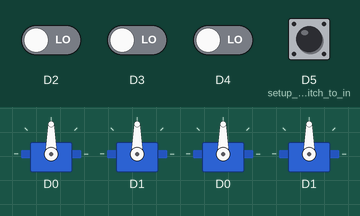
Simulated run of this sketch. Board: Particle Photon. Parts: 4 × servo. Inputs (shaded band) come from the test bench; at power-on: D2–4, D5 (setup_rocker_switch_to_in) LOW. WiFi joins after 1.5 s; servers stay silent unless stated.

Above: at 2.2 s.
2.3 s: D2 driven HIGH
At 2.8 s:
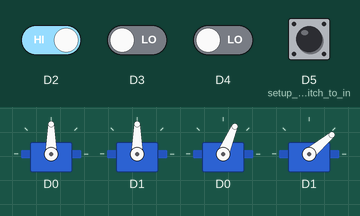
4.0 s: D2 driven LOW
At 4.4 s:
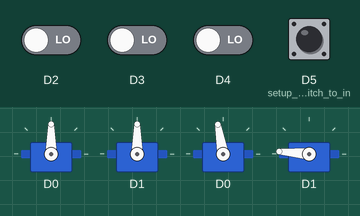
5.5 s: D3 driven HIGH
At 6.4 s:
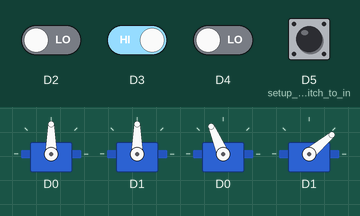
7.2 s: D3 driven LOW
At 8.0 s:
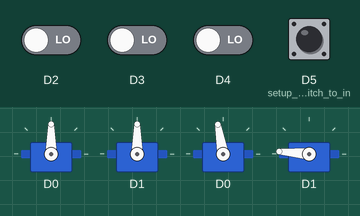
8.7 s: D4 driven HIGH
At 10.1 s:
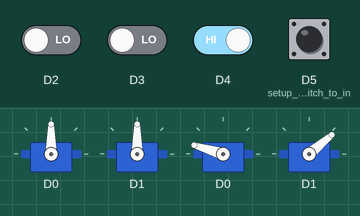
10.4 s: D4 driven LOW
At 11.7 s:
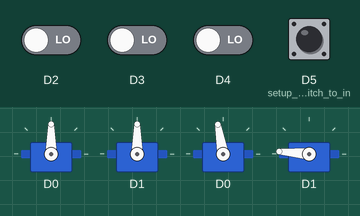
Timing chart, 0 to 12.9 s (numbered marks = the images above; inputs shaded):
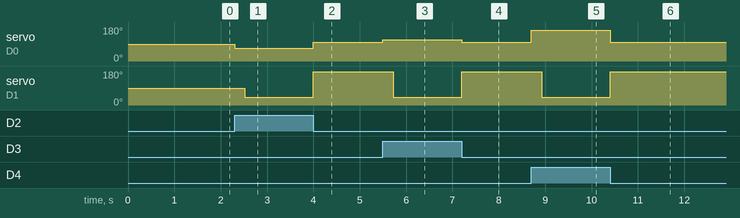

The sketch:

useless-box2.ino
```cpp
// #include "event.h"
// #include "smartFinger.h"
// #include "smartSwitch.h"
#include "dumbBox.h"
#include <vector>

dumbBox* myBox;

void setup() {
    vector<double> myAngles;
    // CHANGE THESE TO TUNE YOUR USELESS BOX! //
    // Switch angles go CCW starting with D2 //
    myAngles.push_back(67); //D2's angle
    myAngles.push_back(113); //D3's angle
    myAngles.push_back(163); //D4's angle
    myBox = new dumbBox("myBox", 3, myAngles); // boxName, number of switches, vector of switch position angles
}

void loop() {
    myBox->run();
}
```

dumbBox.h
```cpp
#include "smartSwitch.h"
#include "smartFinger.h"
#include "event.h"
#include <vector>
#include <queue>
using namespace std;

// CHANGE THE FOLLOWING TO TUNE YOUR USELESS BOX! //

double ARMED_ANGLE = 120;
double ATTACK_ANGLE = 40;
double ACTUATE_REST_ANGLE = 175;
double TURN_REST_ANGLE = 100;
int TURNING_DELAY = 220;

class dumbBox{
    public:
        dumbBox(char inName[200], int inTotalSwitches, vector<double> inSwitchAngles){
            switchAngles = inSwitchAngles;
            myFinger = new smartFinger(0,1); // Rotate servo angle, actuate servo angle
            sprintf(name, "%s", inName);
            totalSwitches = inTotalSwitches;
            for (int i(2); i<totalSwitches+2; ++i){ // assign switches to pins
                switches.push_back(smartSwitch(switchAngles[i-2], i));
            }
            myFinger = new smartFinger(0, 1);
            SYSTEM_MODE(SEMI_AUTOMATIC);
            pinMode(D5, INPUT_PULLDOWN); // setup rocker switch to input
            lastRockerState != digitalRead(D5);
            setNetwork();
        }

        void run(){
            setConfig();
            addToQueue();
            while (!events.empty()){
                myFinger->turn((double)switches[events.front().switchNum-2].getAngle());
                char publish_string[40];
                delay(TURNING_DELAY);
                myFinger->actuate(ATTACK_ANGLE);
                while (switches[events.front().switchNum-2].isOn()){}
                events.pop();
                if (events.size() >=1){
                    myFinger->actuate(ARMED_ANGLE);
                }
                else{
                    addToQueue();
                    if (events.size() >=1){
                        myFinger->actuate(ARMED_ANGLE);
                    }
                    else{
                        myFinger->actuate(ACTUATE_REST_ANGLE);
                        myFinger->turn(TURN_REST_ANGLE);
                    }
                }
            }
        }

    private:
        void addToQueue(){
            for (int i(0); i<totalSwitches; ++i){
                if (switches[i].isOn()){
                    events.push(event(i+2, 1));
                }
            }
        }
        void setConfig(){
            if (digitalRead(D5) == true && lastRockerState == false){
                setNetwork();
            }
            else if (digitalRead(D5) == false && lastRockerState == true){
                setLocal();
            }
        }
        void setLocal(){
            WiFi.off();
            lastRockerState=false;
        }
        void setNetwork(){
            SYSTEM_MODE(AUTOMATIC);
            WiFi.on();
            WiFi.connect();
            lastRockerState=true;
            delay(1000);
            Particle.publish(name, "is in network mode!");

        }

        vector<smartSwitch> switches; // FRONT - D2, D3, D4 - BACK
        vector<double> switchAngles; // FRONT - D2, D3, D4 - BACK
        smartFinger* myFinger;
        int totalSwitches;

        queue<event> events;
        char name[200];
        bool lastRockerState;

};
```

event.h
```cpp
class event{
    public:
        event(int inSwitchNum, bool inOn){
            switchNum = inSwitchNum;
            on = inOn;
        }
        int switchNum;
        bool on;

};
```

smartFinger.h
```cpp
class smartFinger{
    public:
        smartFinger(int inRotateServo, int inActuateServo){
            rotateServo.attach(inRotateServo);
            actuateServo.attach(inActuateServo);
        }
        void turn(double angle){
            rotateServo.write(angle);
        }
        void actuate(double angle){
            actuateServo.write(angle);
        }

    private:
        Servo rotateServo;
        Servo actuateServo;
};
```

smartSwitch.h
```cpp
class smartSwitch{

    public:
        smartSwitch(double inAngle, int inPinNum = D0){
            angle = inAngle;
            pinNum = inPinNum;
            pinMode(pinNum, INPUT_PULLDOWN);
        }
        bool isOn(){
            state = digitalRead(pinNum);
            return state;
        }
        double getAngle(){
            return angle;
        }


    private:
        double angle;
        int pinNum;
        bool state = 0;
};
```

Measured:
- after the input at 2.3 s, servo on D0: 90° → 67° at once; servo on D1: 90° → 40° after 0.22 s
- after the input at 4.0 s, servo on D0: 67° → 100° at once; servo on D1: 40° → 175° at once
- after the input at 5.5 s, servo on D0: 100° → 113° at once; servo on D1: 175° → 40° after 0.22 s
- after the input at 7.2 s, servo on D0: 113° → 100° at once; servo on D1: 40° → 175° at once
- after the input at 8.7 s, servo on D0: 100° → 163° at once; servo on D1: 175° → 40° after 0.22 s
- after the input at 10.4 s, servo on D0: 163° → 100° at once; servo on D1: 40° → 175° at once
